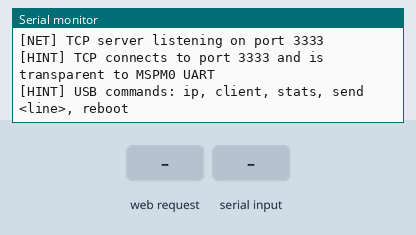
Recording of a sketch running on a simulated ESP32. Parts: the last lines printed to the serial monitor. Inputs (shaded band) come from the test bench. At 9.1 s the program restarts the board; the recording ends there.

Above: at 1.4 s.
1.5 s: HTTP request GET /ip received
At 2.7 s:
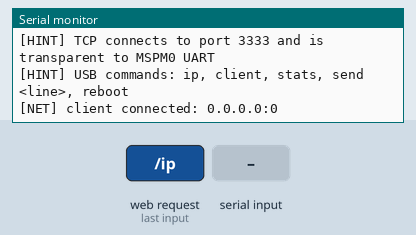
3.0 s: "ip\n" received over Serial
At 4.1 s:
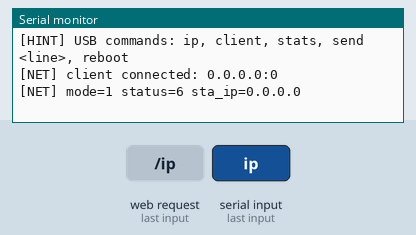
4.5 s: "client\n" received over Serial
At 5.2 s:
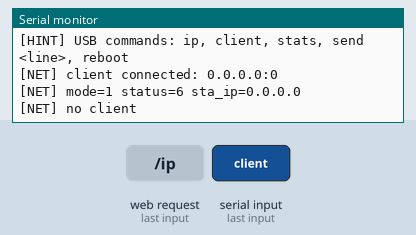
6.0 s: "stats\n" received over Serial
At 6.3 s:
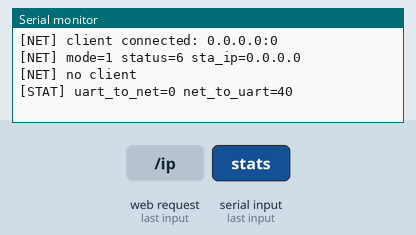
7.5 s: "send \n" received over Serial
At 8.7 s:
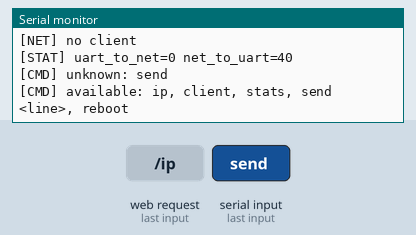
9.0 s: "reboot\n" received over Serial
At 9.07 s:
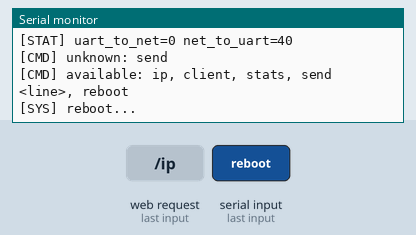

The sketch:

esp32_uart_tcp_bridge.ino
```cpp
#include <WiFi.h>

// =========================
// User configuration
// =========================
static const char* WIFI_SSID = "hts";
static const char* WIFI_PASS = "12345678";

static const uint16_t TCP_PORT = 3333;

// UART link to MSPM0
static const int UART_RX_PIN = 16;  // ESP32 RX2, connect to MSPM0 TX
static const int UART_TX_PIN = 17;  // ESP32 TX2, connect to MSPM0 RX
static const uint32_t UART_BAUD = 115200;

// USB debug serial
static const uint32_t USB_BAUD = 115200;

// If STA connect fails for long time, create AP for emergency connection.
static const bool ENABLE_AP_FALLBACK = true;
static const char* AP_SSID = "ESP32_CAR_LOG";
static const char* AP_PASS = "12345678";

static const uint32_t WIFI_RETRY_INTERVAL_MS = 10000;
static const uint32_t STATUS_PRINT_INTERVAL_MS = 2000;

// =========================
// Internal state
// =========================
HardwareSerial& mcuSerial = Serial2;
WiFiServer tcpServer(TCP_PORT);
WiFiClient tcpClient;

static bool serverStarted = false;
static bool apStarted = false;
static uint32_t lastWifiRetryMs = 0;
static uint32_t lastStatusPrintMs = 0;
static uint32_t staConnectStartMs = 0;

static uint64_t bytesUartToNet = 0;
static uint64_t bytesNetToUart = 0;

static void printWiFiInfo() {
  Serial.print("[NET] mode=");
  Serial.print((int)WiFi.getMode());
  Serial.print(" status=");
  Serial.print((int)WiFi.status());
  Serial.print(" sta_ip=");
  Serial.print(WiFi.localIP());
  if (apStarted) {
    Serial.print(" ap_ip=");
    Serial.print(WiFi.softAPIP());
  }
  Serial.println();
}

static void tryConnectSta() {
  if (WiFi.status() == WL_CONNECTED) {
    return;
  }

  const uint32_t now = millis();
  if ((now - lastWifiRetryMs) < WIFI_RETRY_INTERVAL_MS) {
    return;
  }
  lastWifiRetryMs = now;

  Serial.print("[NET] Connecting STA to SSID: ");
  Serial.println(WIFI_SSID);
  WiFi.begin(WIFI_SSID, WIFI_PASS);
  staConnectStartMs = now;
}

static void ensureApFallback() {
  if (!ENABLE_AP_FALLBACK || apStarted || WiFi.status() == WL_CONNECTED) {
    return;
  }

  // Give STA some time before AP fallback.
  if ((millis() - staConnectStartMs) < 15000) {
    return;
  }

  if (WiFi.getMode() != WIFI_AP_STA) {
    WiFi.mode(WIFI_AP_STA);
  }

  if (WiFi.softAP(AP_SSID, AP_PASS)) {
    apStarted = true;
    Serial.print("[NET] AP fallback started, SSID=");
    Serial.print(AP_SSID);
    Serial.print(" IP=");
    Serial.println(WiFi.softAPIP());
  } else {
    Serial.println("[NET] AP fallback start failed");
  }
}

static void ensureServer() {
  if (serverStarted) {
    return;
  }
  tcpServer.begin();
  tcpServer.setNoDelay(true);
  serverStarted = true;
  Serial.print("[NET] TCP server listening on port ");
  Serial.println(TCP_PORT);
}

static void acceptClientIfNeeded() {
  if (tcpClient && tcpClient.connected()) {
    return;
  }

  WiFiClient incoming = tcpServer.available();
  if (!incoming) {
    return;
  }

  if (tcpClient && !tcpClient.connected()) {
    tcpClient.stop();
  }
  tcpClient = incoming;
  tcpClient.setNoDelay(true);

  Serial.print("[NET] client connected: ");
  Serial.print(tcpClient.remoteIP());
  Serial.print(":");
  Serial.println(tcpClient.remotePort());
  tcpClient.println("ESP32_MSPM0_UART_BRIDGE_READY");
  tcpClient.println("Examples: PARAM,SHOW | PARAM,AC,-387 | GIMBAL,1500,1500 | K230,UI,VIEW,BLACK");
}

static void bridgeUartToNet() {
  if (!(tcpClient && tcpClient.connected())) {
    return;
  }

  uint8_t buf[256];
  while (mcuSerial.available() > 0) {
    size_t want = (size_t)mcuSerial.available();
    if (want > sizeof(buf)) {
      want = sizeof(buf);
    }
    size_t n = mcuSerial.readBytes(buf, want);
    if (n == 0) {
      break;
    }
    size_t wn = tcpClient.write(buf, n);
    bytesUartToNet += wn;
    Serial.write(buf, n);  // mirror log to USB monitor
  }
}

static void bridgeNetToUart() {
  if (!(tcpClient && tcpClient.connected())) {
    return;
  }

  uint8_t buf[256];
  while (tcpClient.available() > 0) {
    size_t want = (size_t)tcpClient.available();
    if (want > sizeof(buf)) {
      want = sizeof(buf);
    }
    size_t n = tcpClient.read(buf, want);
    if (n == 0) {
      break;
    }
    size_t wn = mcuSerial.write(buf, n);
    bytesNetToUart += wn;
  }
}

static void handleUsbCommands() {
  if (!Serial.available()) {
    return;
  }

  String cmd = Serial.readStringUntil('\n');
  cmd.trim();
  String rawCmd = cmd;
  cmd.toLowerCase();

  if (cmd == "ip") {
    printWiFiInfo();
    return;
  }
  if (cmd == "client") {
    if (tcpClient && tcpClient.connected()) {
      Serial.print("[NET] connected ");
      Serial.print(tcpClient.remoteIP());
      Serial.print(":");
      Serial.println(tcpClient.remotePort());
    } else {
      Serial.println("[NET] no client");
    }
    return;
  }
  if (cmd == "stats") {
    Serial.print("[STAT] uart_to_net=");
    Serial.print((unsigned long)bytesUartToNet);
    Serial.print(" net_to_uart=");
    Serial.println((unsigned long)bytesNetToUart);
    return;
  }
  if (cmd.startsWith("send ")) {
    String payload = rawCmd.substring(5);
    mcuSerial.print(payload);
    mcuSerial.print("\r\n");
    Serial.print("[UART] sent: ");
    Serial.println(payload);
    return;
  }
  if (cmd == "reboot") {
    Serial.println("[SYS] reboot...");
    delay(100);
    ESP.restart();
    return;
  }

  if (cmd.length() > 0) {
    Serial.print("[CMD] unknown: ");
    Serial.println(cmd);
    Serial.println("[CMD] available: ip, client, stats, send <line>, reboot");
  }
}

void setup() {
  Serial.begin(USB_BAUD);
  mcuSerial.begin(UART_BAUD, SERIAL_8N1, UART_RX_PIN, UART_TX_PIN);

  delay(200);
  Serial.println();
  Serial.println("[SYS] ESP32 UART<->WiFi bridge start");
  Serial.print("[SYS] UART2 RX=");
  Serial.print(UART_RX_PIN);
  Serial.print(" TX=");
  Serial.print(UART_TX_PIN);
  Serial.print(" baud=");
  Serial.println(UART_BAUD);

  WiFi.mode(WIFI_STA);
  WiFi.setSleep(false);
  WiFi.setAutoReconnect(true);
  tryConnectSta();
  ensureServer();

  Serial.println("[HINT] TCP connects to port 3333 and is transparent to MSPM0 UART");
  Serial.println("[HINT] USB commands: ip, client, stats, send <line>, reboot");
}

void loop() {
  tryConnectSta();
  ensureApFallback();
  ensureServer();
  acceptClientIfNeeded();

  bridgeUartToNet();
  bridgeNetToUart();
  handleUsbCommands();

  if ((millis() - lastStatusPrintMs) >= STATUS_PRINT_INTERVAL_MS) {
    lastStatusPrintMs = millis();
    if (WiFi.status() == WL_CONNECTED) {
      Serial.print("[NET] STA IP=");
      Serial.println(WiFi.localIP());
    }
  }

  delay(1);
}
```

Measured:
- after the input at 1.5 s, the serial monitor: prints a new line at once (image 1)
- after the input at 3.0 s, the serial monitor: prints a new line at once (image 2)
- after the input at 4.5 s, the serial monitor: prints a new line at once (image 3)
- after the input at 6.0 s, the serial monitor: prints a new line at once (image 4)
- after the input at 7.5 s, the serial monitor: prints a new line at once (image 5)
- after the input at 9.0 s, the serial monitor: prints a new line at once (image 6)
